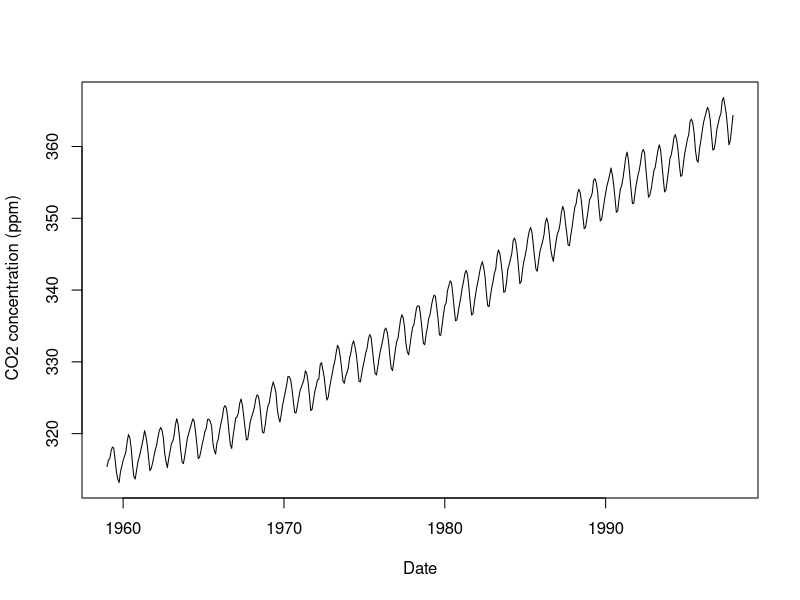

Write R code to recreate this figure.
## ---- chunk 1
knitr::opts_chunk$set(
	echo = TRUE,
	message = FALSE,
	warning = FALSE,
	cache = TRUE,
	tidy = TRUE)
## ---- chunk 2

library(datasets)
plot(co2, xlab = "Date", 
     ylab = " CO2 concentration (ppm)",
     main = "")

